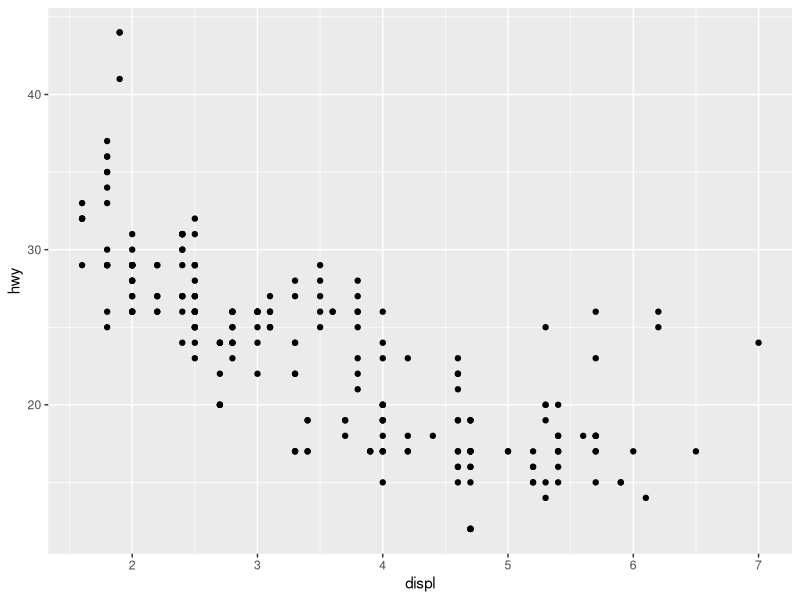
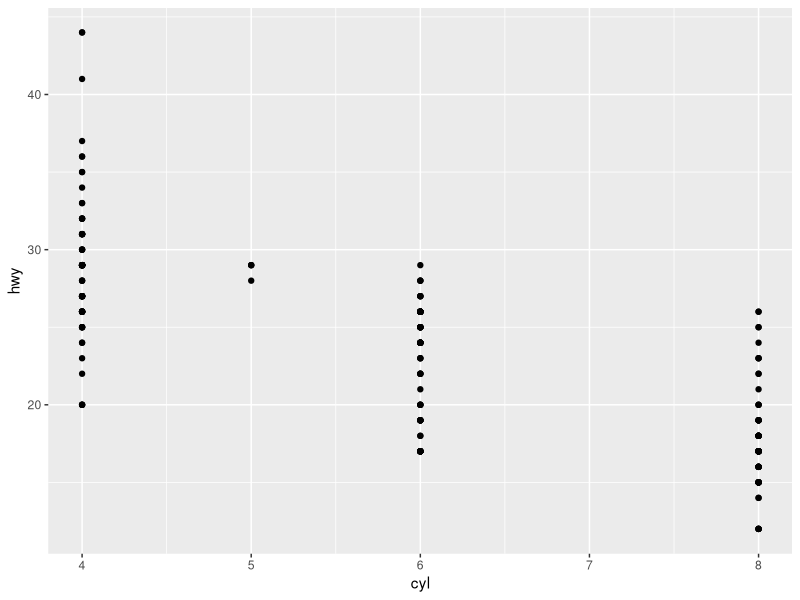
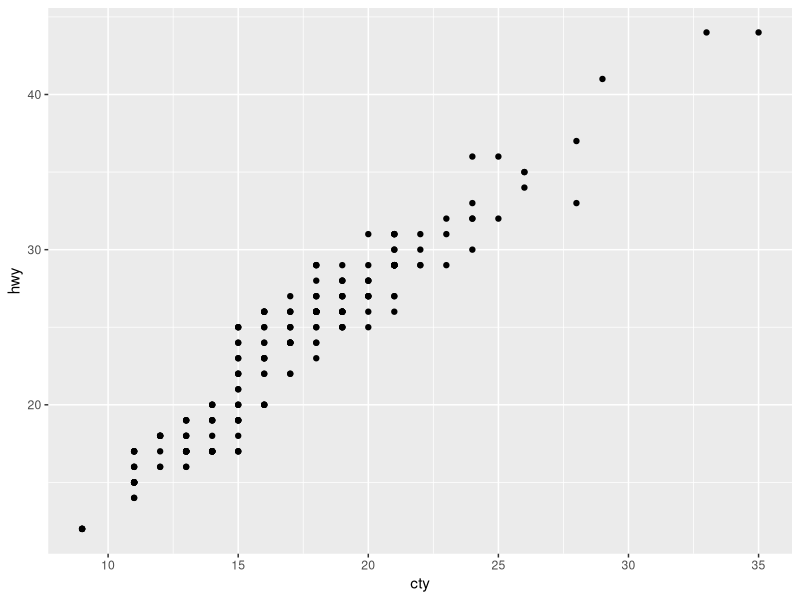
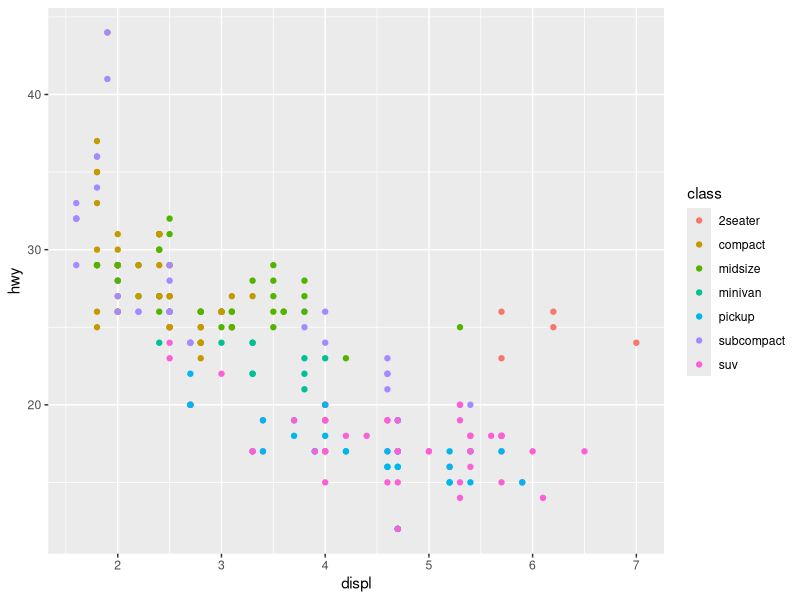
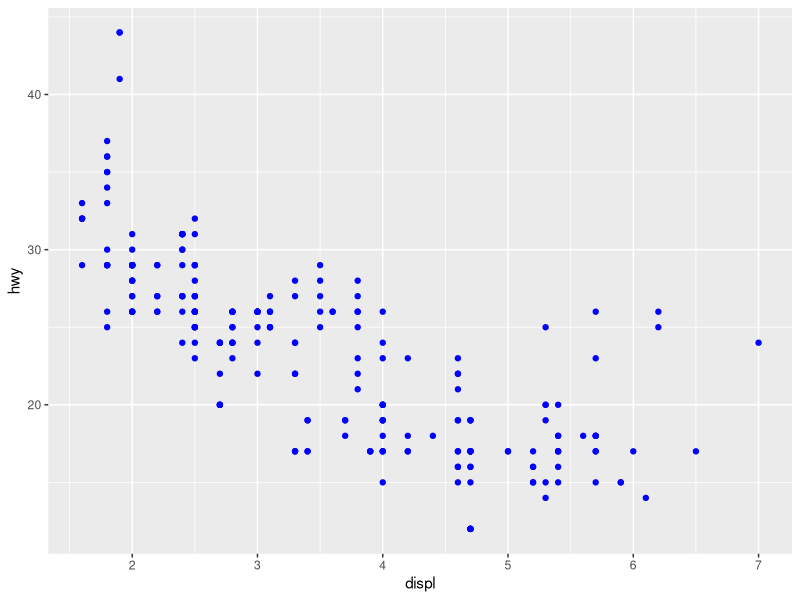
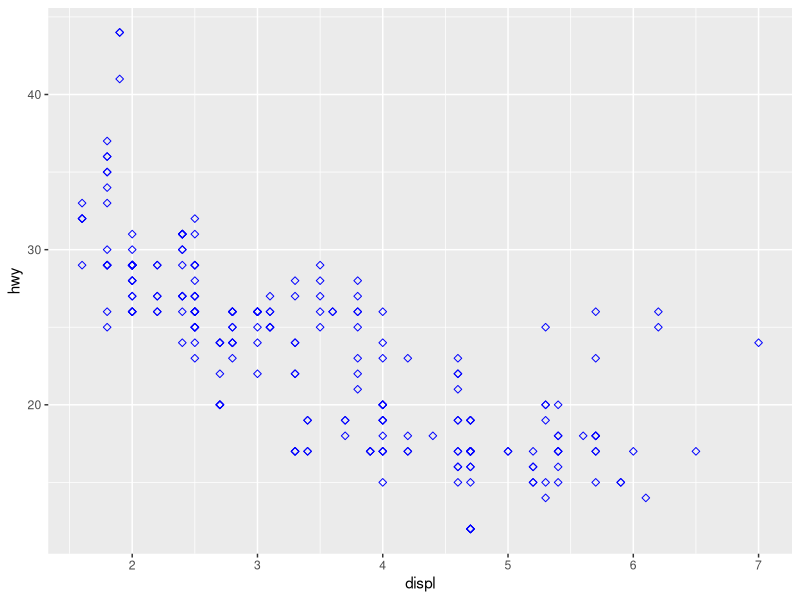

These charts were generated, in order, by the following R code:
library(tidyverse)

ggplot(
  data = mpg,
  mapping = aes(x = displ, y = hwy)
) +
  geom_point()

mpg

View(mpg)

ggplot(
  data = mpg,
  mapping = aes(x = cyl, y = hwy)
) +
  geom_point()

ggplot(
  data = mpg,
  mapping = aes(x = cty, y = hwy)
) +
  geom_point()

ggplot(
  data = mpg,
  mapping = aes(x = displ, y = hwy, color = class)
) +
  geom_point()

ggplot(
  data = mpg,
  mapping = aes(x = displ, y = hwy)
) +
  geom_point(color = "blue")

ggplot(
  data = mpg,
  mapping = aes(x = displ, y = hwy)
) +
  geom_point(
    color = "blue",
    shape = 5
  )
